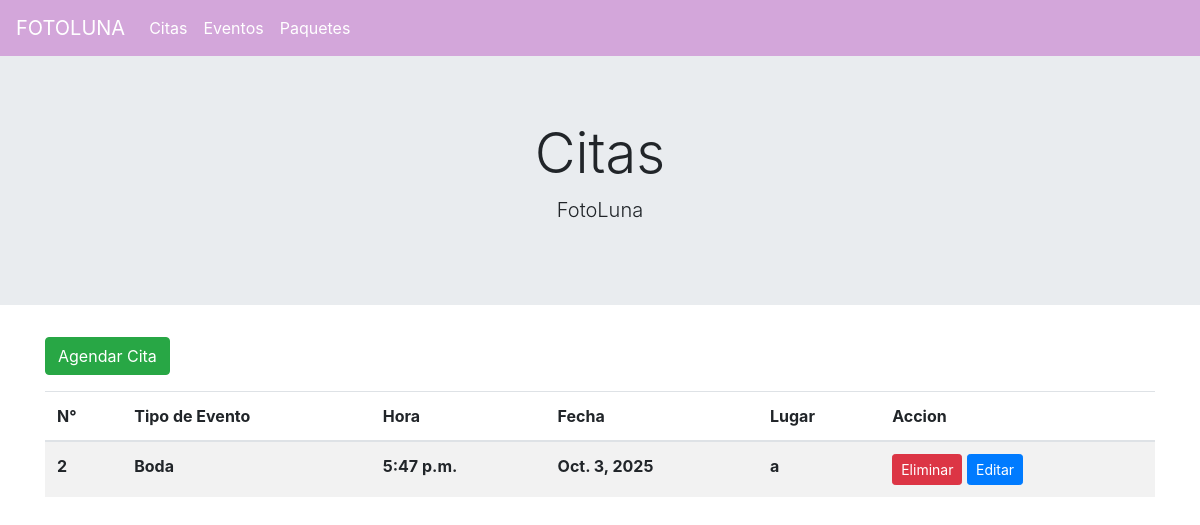
Page /citas/ on the committed database.
### citas/models.py (models this page shows, shortened)
class Cita(models.Model):
    clienteFK = models.ForeignKey(Cliente, on_delete=models.CASCADE)
    eventoFK = models.ForeignKey(Evento, on_delete=models.CASCADE)
    fechaCita = models.DateField()
    horaCita = models.TimeField()
    lugar = models.CharField(max_length=100)
    comentario = models.TextField(max_length=200)

### eventos/models.py (models this page shows)
class Evento(models.Model):
    tipoEvento = models.CharField(max_length=50)
    def __str__(self):
        return self.tipoEvento

### citas/views.py (the view)
# urls.py: path("", views.homeCita, name="homeCita"),
def homeCita(request):
    citas = Cita.objects.all()
    context = {'citas': citas}
    return render(request, 'home.html', context )

### citas/templates/home.html
{% extends 'layout.html' %}
{% block content %}
    <div class="container">
        <a class="btn btn-success mb-3" href="{% url 'agregarCita' %}">Agendar Cita</a>
        <table class="table table-striped">
            <thead>
                <tr>
                    <th scope="col">N°</th>
                    <th scope="col">Tipo de Evento</th>
                    <th scope="col">Hora</th>
                    <th scope="col">Fecha</th>
                    <th scope="col">Lugar</th>
                    <th scope="col">Accion</th>
                </tr>
            </thead>
            <tbody>
                {% for cita in citas %}
                <tr>
                    <th scope="row"> {{cita.id}} </th>
                    <th scope="row"> {{cita.eventoFK}} </th>
                    <th scope="row"> {{cita.horaCita}} </th>
                    <th scope="row"> {{cita.fechaCita}} </th>
                    <th scope="row"> {{cita.lugar}} </th>
                    <td>
                        <a class="btn btn-danger btn-sm" href="{% url 'eliminarCita' cita.id %}">Eliminar </a>
                        <a class="btn btn-primary btn-sm" href="{% url 'editarCita' cita.id %}">Editar </a>
                    </td>
                </tr>
                {% endfor %}
            </tbody>
        </table>
    </div>
{% endblock %}

### rows in the picture
Cita: id "2", eventoFK "Boda", horaCita "5:47 p.m.", fechaCita "Oct. 3, 2025", lugar "a"
